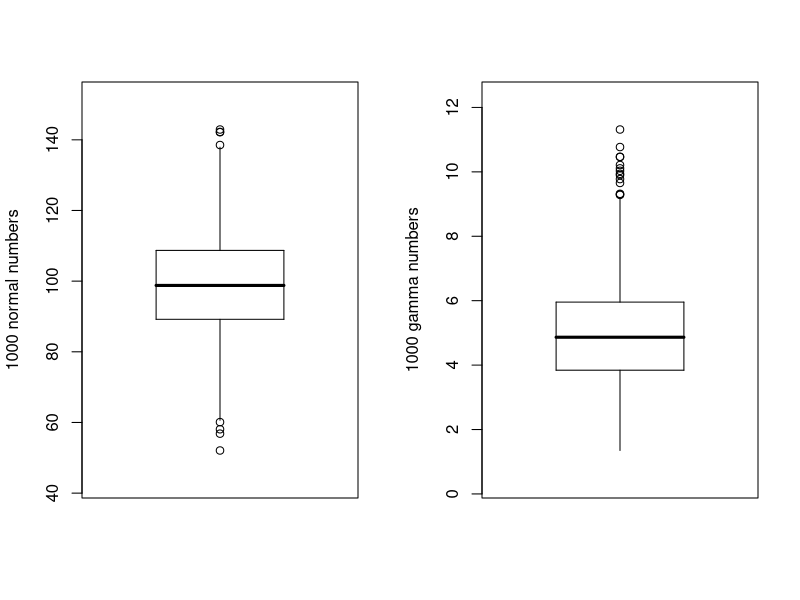

R code for this plot:
# the boxplot prototype

boxp <- function(x,ylab){
    five <- fivenum(x)
    quart <- five[2:4]
        fence.1 <- quart[1] - 3*(quart[2]-quart[1])
        fence.2 <- quart[3] + 3*(quart[3]-quart[2])
    fence.1.adj <- min(x[x > fence.1])
    fence.2.adj <- max(x[x < fence.2])
    y.range <- max(x)-min(x)
    y.lim <- c(max(x)+0.1*y.range,min(x)-0.1*y.range)
    outlier <- x[x < fence.1 | x > fence.2]

    x.1 <- c(0,0)
    par(xaxt="n")
    plot(y.lim ~ x.1, type="n", xlim=c(-2,2), xlab="", ylab=ylab)
    lines(c(-1,1),c(quart[3],quart[3]))
    lines(c(-1,1),c(quart[2],quart[2]),lwd=3)
    lines(c(-1,1),c(quart[1],quart[1]))
    lines(c(-1,-1),c(quart[1],quart[3]))
    lines(c(1,1),c(quart[1],quart[3]))
    lines(c(0,0),c(quart[3],fence.2.adj))
    lines(c(0,0),c(quart[1],fence.1.adj))
    for (i in 1:length(outlier)) points(0,outlier[i],cex=1)
}

n <- 1000
set.seed(124)
x1 <- rnorm(n,100,15)
x2 <- rgamma(n,10,2)
# par(mfrow=c(1,2))
# boxplot(x1, ylab="1000 normal numbers")
# boxplot(x2, ylab="1000 gamma numbers")

x11()
par(mfrow=c(1,2))
boxp(x1,"1000 normal numbers")
boxp(x2,"1000 gamma numbers")

# end